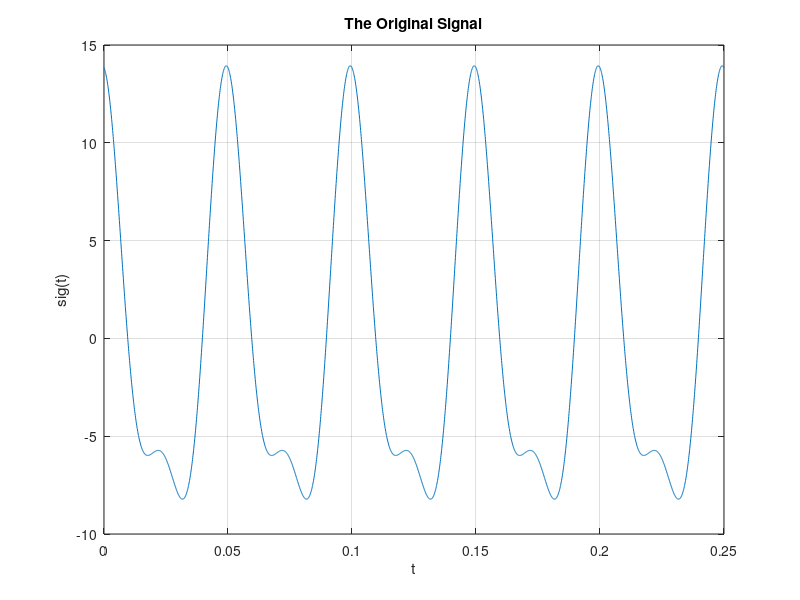
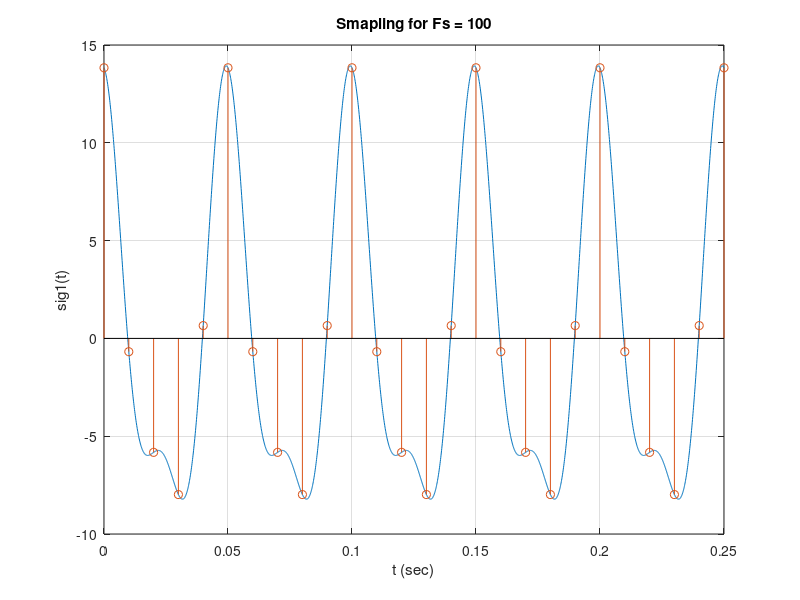
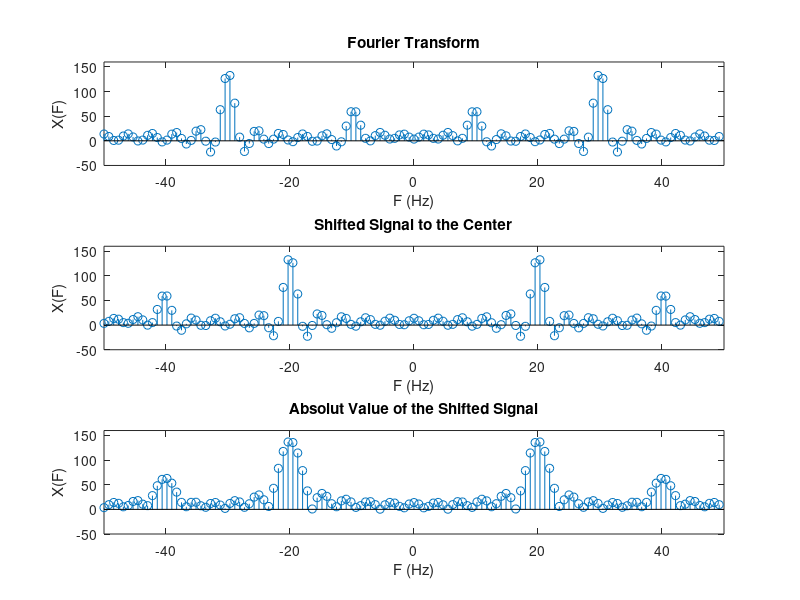

These figures' MATLAB source, in order:
clc; clear; close all;

% Definition of Signals
N = 128;
DT = 0.0001;
t = 0:DT:0.25;
sig = 10*cos(2*pi*20*t) - 4*sin(2*pi*40*t + 5);
figure;
plot(t, sig);  grid on;
title('The Original Signal');
xlabel('t')
ylabel('sig(t)')

Fs1 = 100; Ts1 = 1/Fs1; %Fs >= 80Hz
tx1 = 0 : Ts1 : 0.25;
sig1 = 10*cos(2*pi*20*tx1) - 4*sin(2*pi*40*tx1 + 5);
figure;
plot(t, sig); hold on; grid on;
stem(tx1, sig1);
title('Smapling for Fs = 100');
xlabel('t (sec)')
ylabel('sig1(t)')

% Signal Spectrum
F = -Fs1/2 : Fs1/N : (Fs1/2 - (Fs1/N));
LengthF = length(F);
X = fft(sig1, LengthF);
X1 = fftshift(X);
X1_abs = abs(X1);
figure;
subplot(3,1,1);
stem(F, X)
axis([-50 50 -50 160])
title('Fourier Transform');
xlabel('F (Hz)')
ylabel('X(F)')

subplot(3,1,2);
stem(F, X1)
axis([-50 50 -50 160])
title('Shifted Signal to the Center');
xlabel('F (Hz)')
ylabel('X(F)')

subplot(3,1,3);
stem(F, X1_abs)
axis([-50 50 -50 160])
title('Absolut Value of the Shifted Signal');
xlabel('F (Hz)')
ylabel('X(F)')